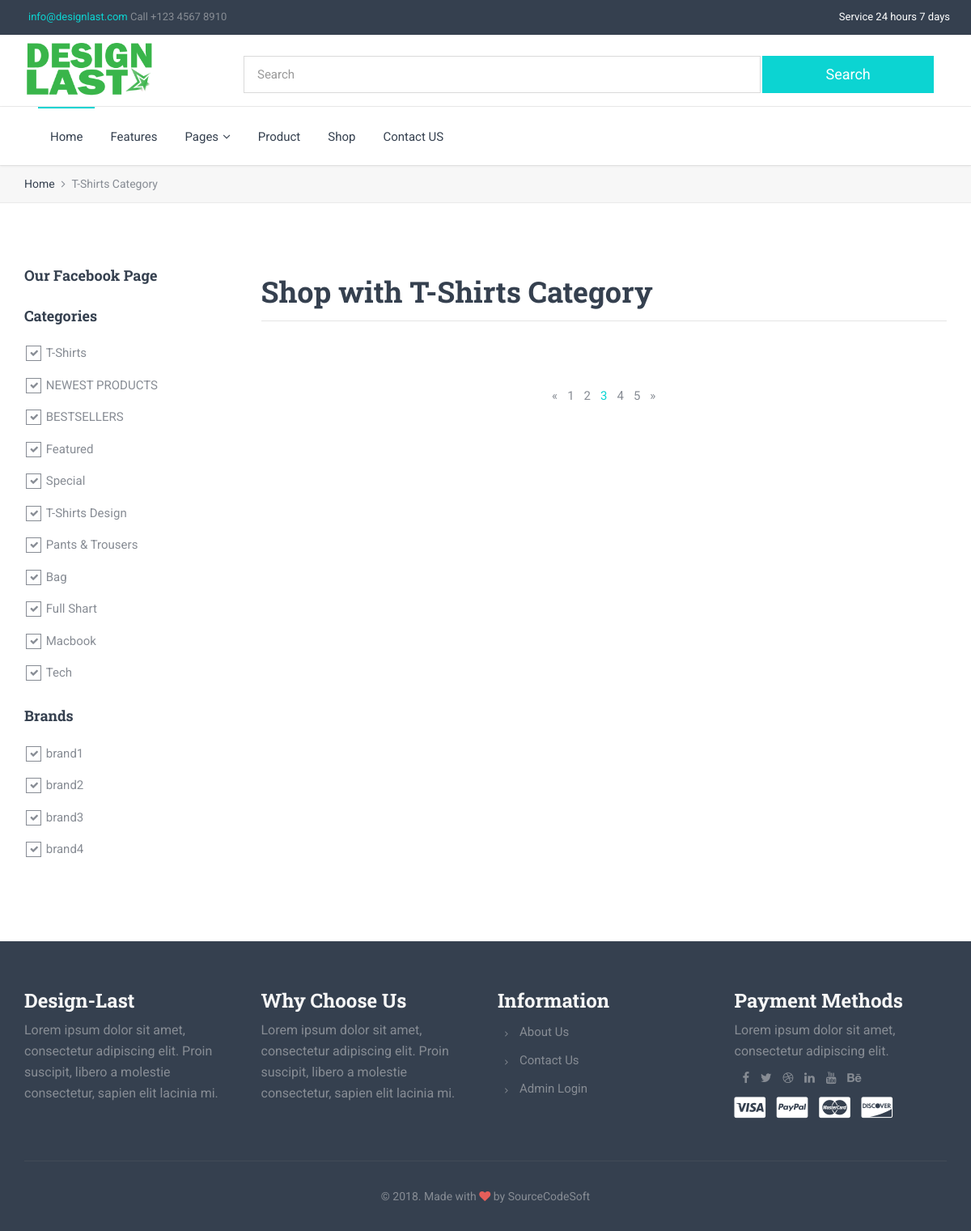
Before: /category/T-Shirts/ with the older database file.
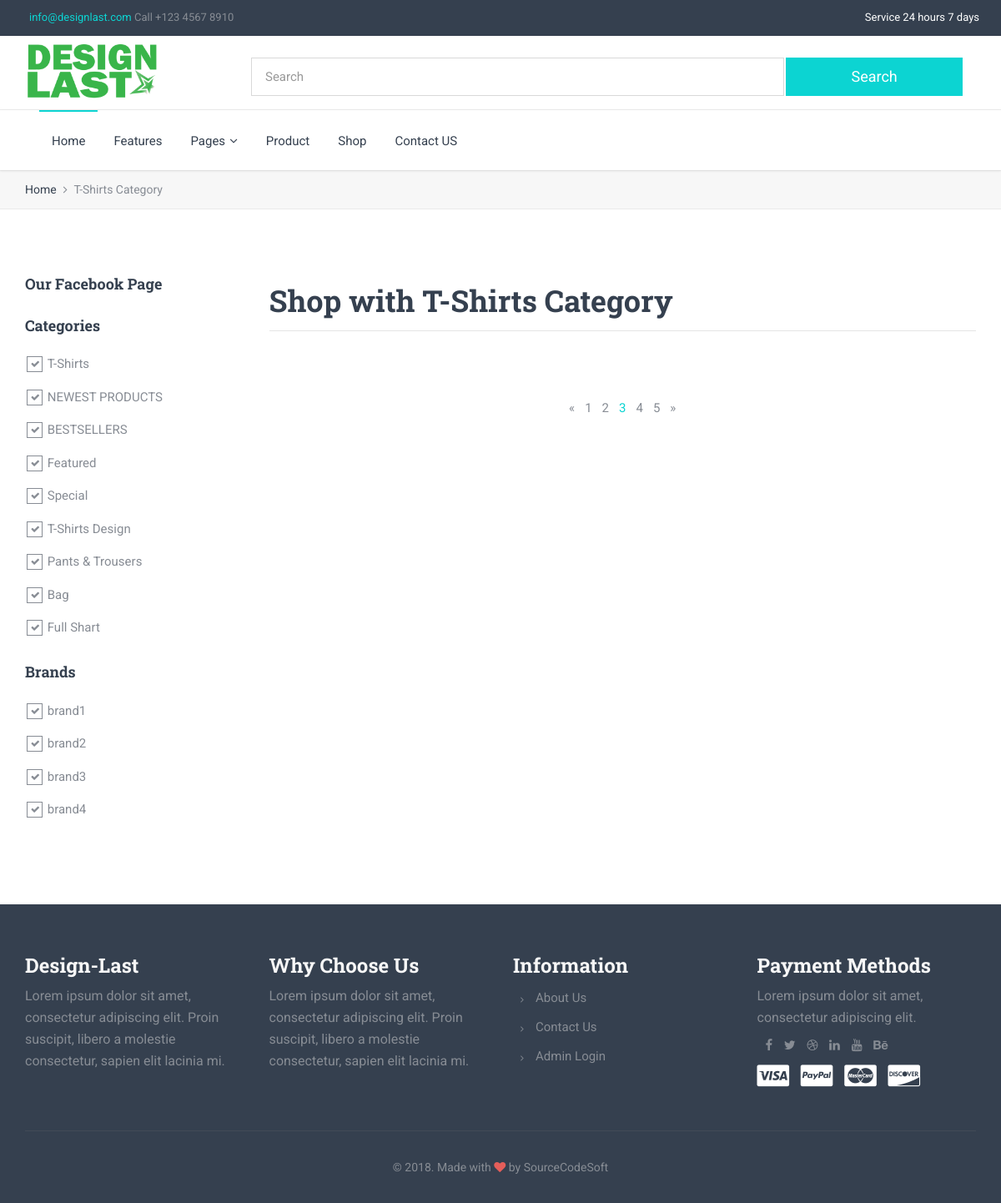
After: the same page with the newer database file.
### shopapp/models.py (models this page shows, shortened)
class Category(models.Model):
    name = models.CharField(max_length = 20, unique = True)
    create_at = models.DateTimeField(auto_now = True, auto_now_add = False)

class Brand(models.Model):
    name = models.CharField(max_length = 20, unique = True)
    create_at = models.DateTimeField(auto_now = True, auto_now_add = False)

### shopapp/views.py (the view)
# urls.py: path('category/<name>/', Category_View.as_view(), name = 'Category_View'),
class Category_View(View):
    def get(self, request, name):
        category_product = Product.objects.filter(category__name = name)
        category_by_item = Category.objects.all()
        title_category = get_object_or_404(Category, name = name)
        brand_name = Brand.objects.all()
        search_query = request.GET.get('search_q')
        if search_query:
            product_obj = Product.filter(name__icontains = search_query)
        context = {
            'cat' : category_product,
            'cat_widget_item' : category_by_item,
            'brand_name' : brand_name,
            'title_category' : title_category
        }
        return render(request, 'design/shop-sidebar-left.html', context)

### templates/design/shop-sidebar-left.html (shortened to what this page needs)
{% extends 'app/base.html' %}
{% load static %}
{% block content %}
        <div class="breadcrumbs">
            <div class="container">
                <div class="row">
                    <div class="col-sm-12">
                        <ul>
                            <li><a href="{% url 'homepage' %}">Home</a></li>
                            <li class="active">{{ title_category.name }} Category</li>
                        </ul>
                    </div>
                </div>
            </div>
        </div>
        <section class="section white-backgorund">
            <div class="container">
                <div class="row">
                    <div class="col-sm-3">
                    <div class="widget">
                        <h6 class="subtitle">Our Facebook Page</h6>
                        </div>
                        <div class="widget">
                            <h6 class="subtitle">Categories</h6>
                            <ul class="list list-unstyled">
                              {% if cat_widget_item %}
                              {% for cat_widget in cat_widget_item %}
                                <li>
                                    <div class="checkbox-input checkbox-default">
                                        <input id="mens-category" class="styled" type="checkbox" checked>
                                        <label for="mens-category">
                                            {{cat_widget.name}}
                                        </label>
                                    </div>
                                </li>
                                {% endfor %}
                                {% endif %}
                            </ul>
                        </div>
                        <div class="widget">
                            <h6 class="subtitle">Brands</h6>
                            <ul class="list list-unstyled">
                              {% if brand_name %}
                              {% for brand in brand_name %}
                                <li>
                                    <div class="checkbox-input">
                                        <input id="armani-brand" class="styled" type="checkbox" checked>
                                        <label for="armani-brand">
                                            {{brand.name}}
                                        </label>
                                    </div>
                                </li>
                            {% endfor %}
                            {% endif %}
                            </ul>
                        </div>
                    </div>
                    <div class="col-sm-9">
                        <div class="row">
                            <div class="col-sm-12 text-left">
                                <h2 class="title">Shop with {{title_category.name}} Category</h2>
                            </div>
                        </div>
                        <hr class="spacer-5"><hr class="spacer-20 no-border">
                        <hr class="spacer-10 no-border">
                        <div class="row">
                            <div class="col-sm-12 text-center">
                                <nav>
                                    <ul class="pagination">
                                        <li class="disabled"><a href="#" aria-label="Previous"><span aria-hidden="true">&laquo;</span></a></li>
                                        <li><a href="#">1</a></li>
                                        <li><a href="#">2</a></li>
                                        <li class="active"><a href="#">3</a></li>
                                        <li><a href="#">4</a></li>
                                        <li><a href="#">5</a></li>
                                        <li><a href="#" aria-label="Next"><span aria-hidden="true">&raquo;</span></a></li>
                                    </ul>
                                </nav>
                            </div>
                        </div>
                    </div>
                </div>
            </div>
        </section>
{% endblock %}

Changed rows visible on the page:
removed Category: name "Macbook"
removed Category: name "Tech"
